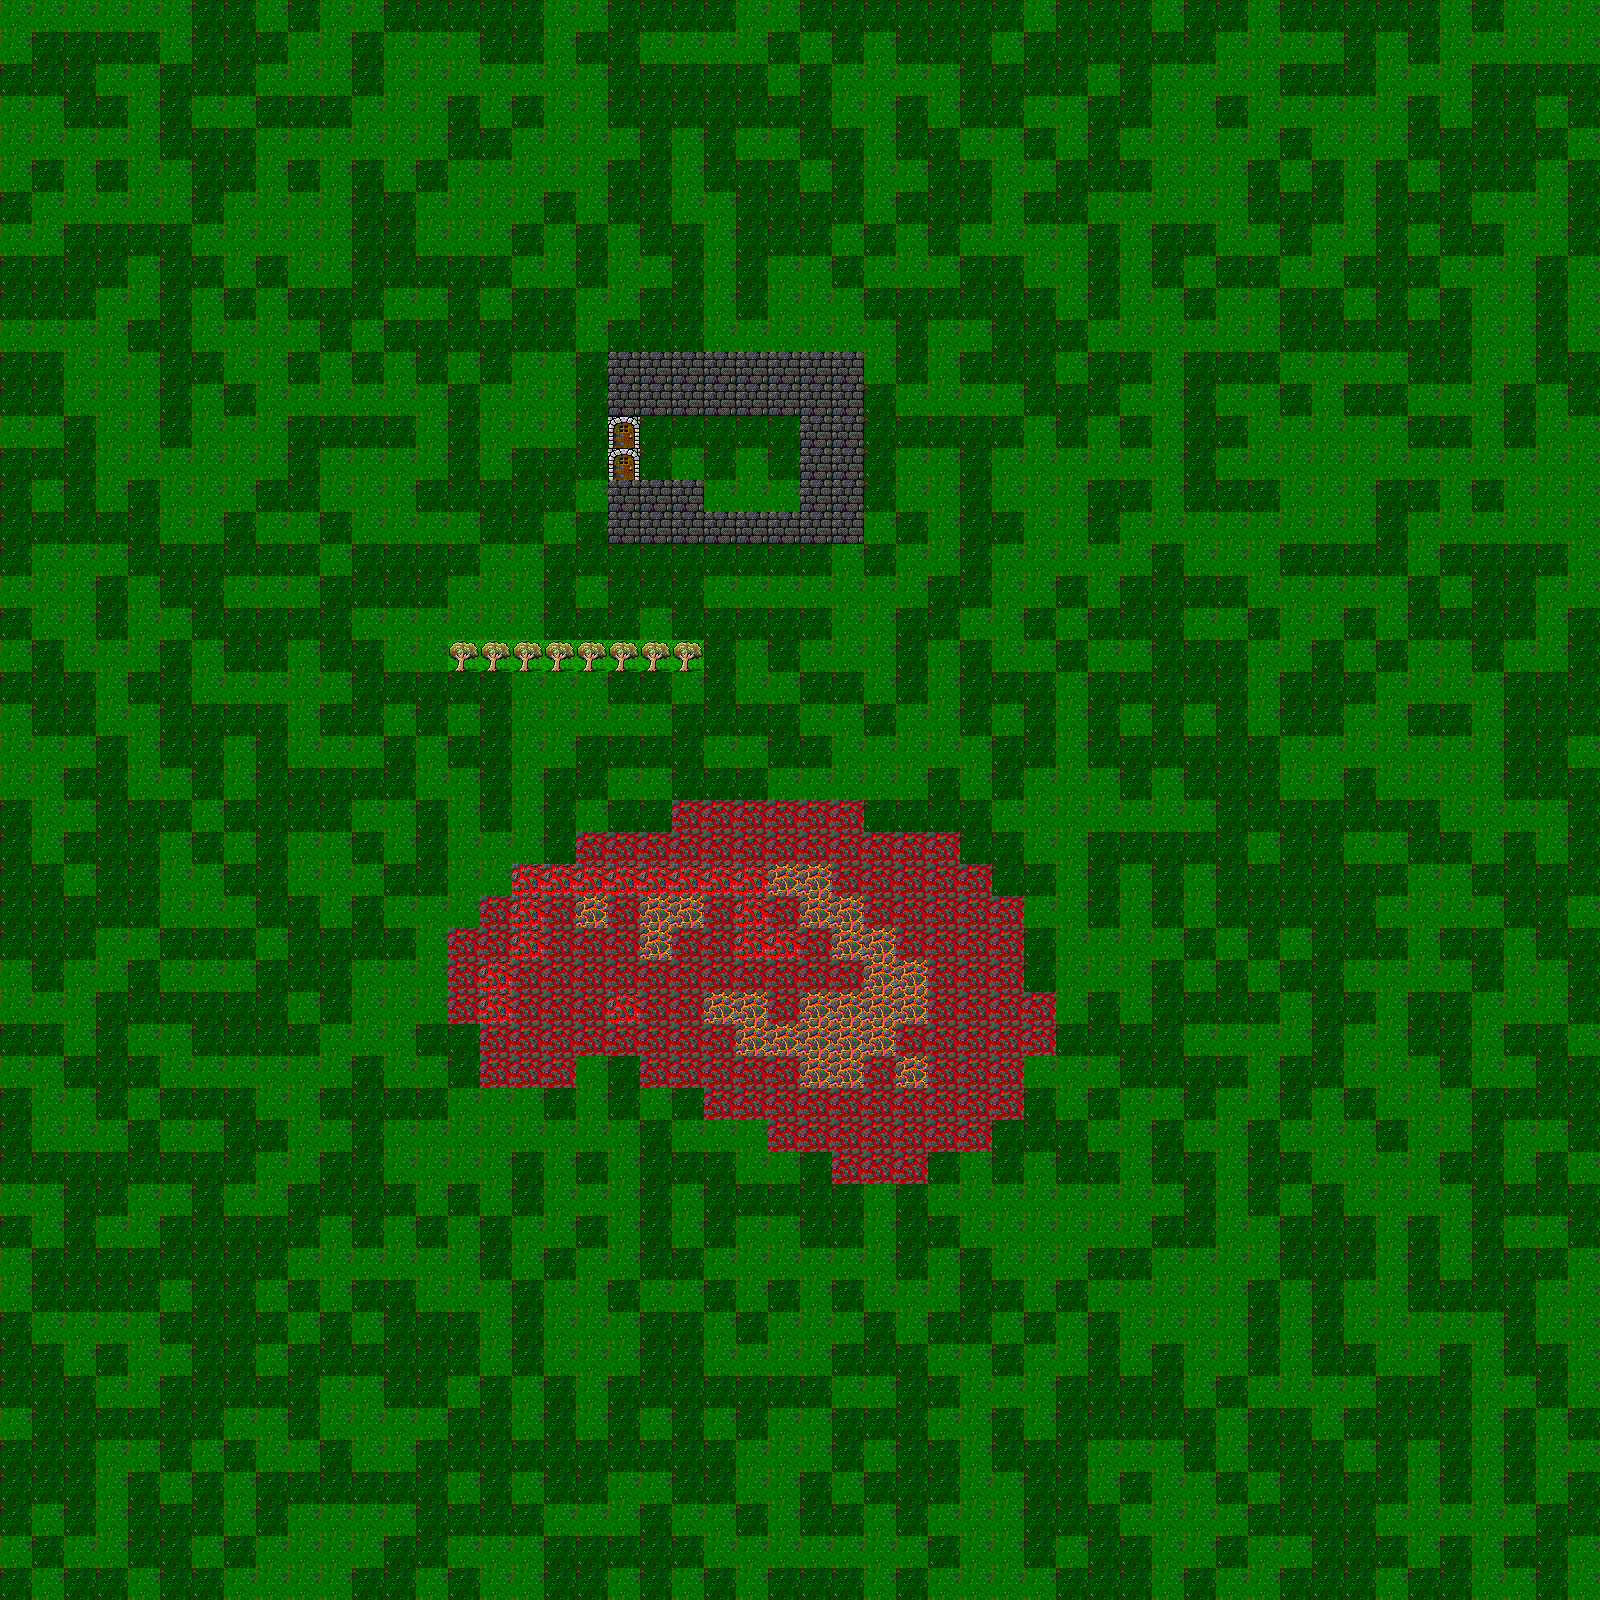

Tiled map render using the project's own tile images. Description and the map definition, with tile-layer contents summarised, below:
An orthogonal 50x50 tile map with 32x32 px tiles, 4 tile layers (ground, dungeon, lakes, Door), 2 tilesets and 25 objects (22x Wall, 2x Door, Player).

<map version="1.4" tiledversion="1.4.3" orientation="orthogonal" renderorder="right-down" width="50" height="50" tilewidth="32" tileheight="32" infinite="0" nextlayerid="10" nextobjectid="43">
 <tileset firstgid="1" source="RPG.tsx" />
 <tileset firstgid="484" source="5z1KX.tsx" />
 <layer id="1" name="ground" width="50" height="50">
  <data>[2500 cells, 2500 non-empty, 2 distinct tile ids]</data>
 </layer>
 <layer id="2" name="dungeon" width="50" height="50">
  <data>[2500 cells, 41 non-empty, 2 distinct tile ids]</data>
 </layer>
 <layer id="3" name="lakes" width="50" height="50">
  <data>[2500 cells, 158 non-empty, 3 distinct tile ids]</data>
 </layer>
 <objectgroup id="4" name="obstacles">
  <object id="1" name="Wall" x="608" y="352" width="256" height="64" />
  <object id="3" name="Wall" x="800" y="416" width="64" height="96" />
  <object id="5" name="Wall" x="609" y="478" width="96" height="64" />
  <object id="6" name="Wall" x="706" y="511" width="160" height="32" />
  <object id="7" name="Player" x="96" y="192" width="26" height="26" />
  <object id="8" name="Wall" x="672" y="800" width="192" height="288" />
  <object id="9" name="Wall" x="864" y="832" width="96" height="320" />
  <object id="10" name="Wall" x="960" y="864" width="32" height="288" />
  <object id="11" name="Wall" x="992" y="896" width="32" height="224" />
  <object id="12" name="Wall" x="1024" y="992" width="32" height="64" />
  <object id="13" name="Wall" x="576" y="832" width="96" height="224" />
  <object id="14" name="Wall" x="512" y="864" width="64" height="224" />
  <object id="15" name="Wall" x="479" y="897" width="32" height="192" />
  <object id="16" name="Wall" x="448" y="928" width="32" height="96" />
  <object id="17" name="Wall" x="640" y="1056" width="32" height="32" />
  <object id="18" name="Wall" x="704" y="1088" width="160" height="32" />
  <object id="19" name="Wall" x="768" y="1120" width="96" height="32" />
  <object id="20" name="Wall" x="832" y="1152" width="96" height="32" />
  <object id="21" name="Wall" x="454" y="645" width="244" height="26" />
  <object id="22" name="Wall" x="0" y="0" width="1600" height="1" />
  <object id="23" name="Wall" x="1599" y="0" width="1" height="1600" />
  <object id="24" name="Wall" x="0" y="0" width="1" height="1600" />
  <object id="25" name="Wall" x="0" y="1599" width="1600" height="1" />
 </objectgroup>
 <objectgroup id="9" name="doors">
  <object id="41" name="Door" x="615" y="418" width="23" height="34" />
  <object id="42" name="Door" x="618" y="453" width="19" height="28" />
 </objectgroup>
 <layer id="8" name="Door" width="50" height="50">
  <data>[2500 cells, 2 non-empty, 1 distinct tile ids]</data>
 </layer>
</map>
